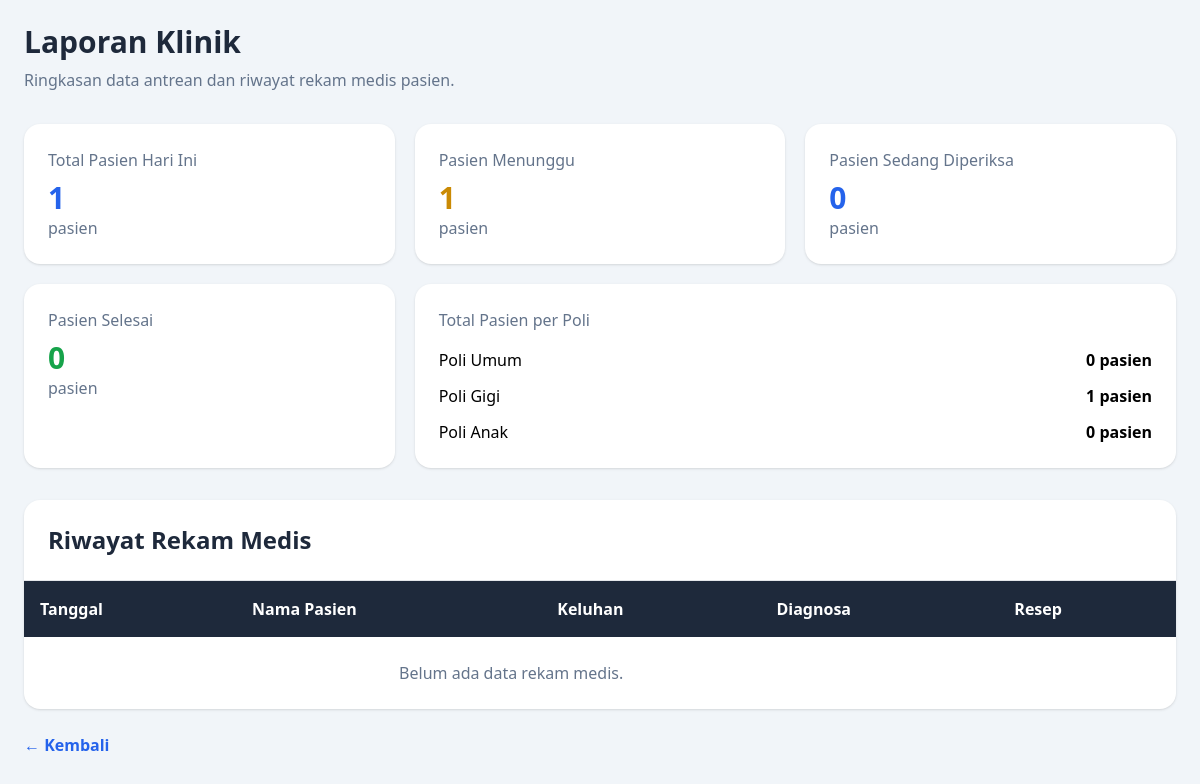
/laporan, run on an earlier commit of the app's database.
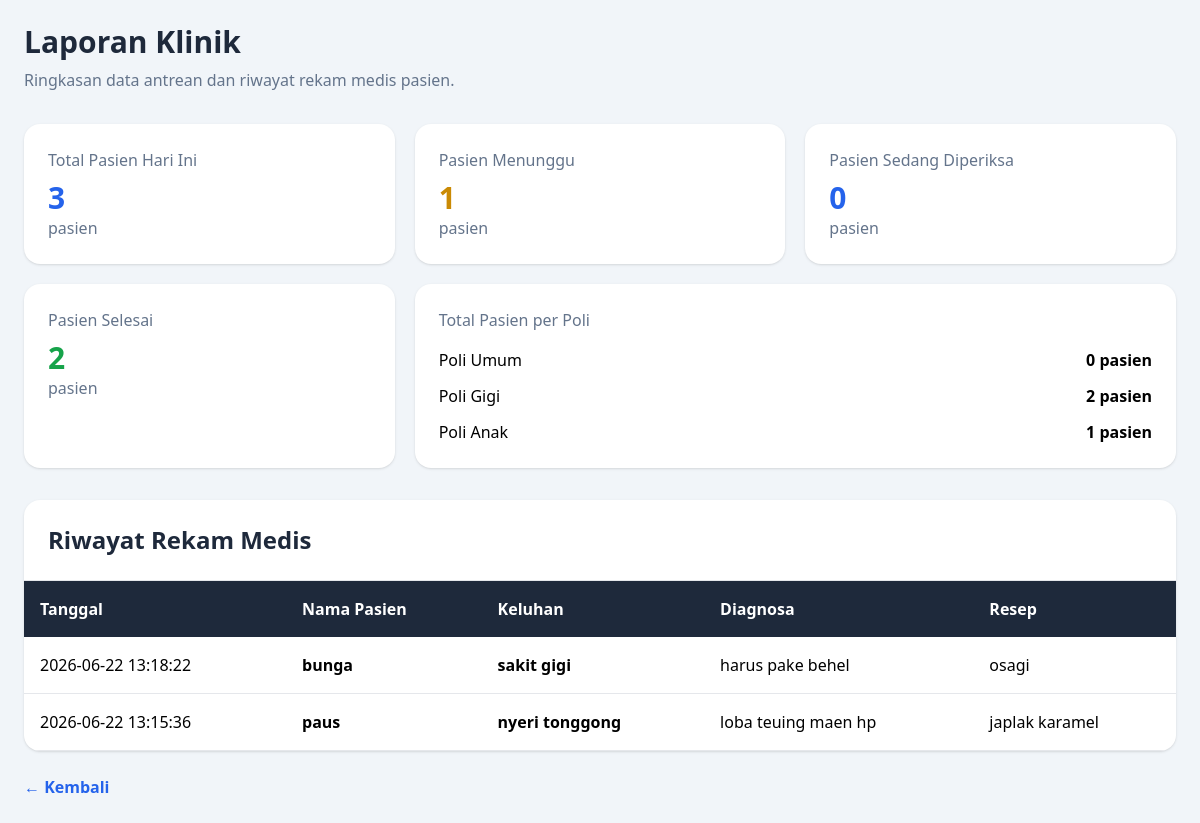
And on a later commit of the database.
### tables this page shows
CREATE TABLE rekam_medis (
            id INTEGER PRIMARY KEY AUTOINCREMENT,
            id_pasien INTEGER NOT NULL,
            keluhan TEXT NOT NULL,
            diagnosa TEXT NOT NULL,
            resep TEXT NOT NULL,
            tanggal_periksa TEXT NOT NULL,
            FOREIGN KEY (id_pasien) REFERENCES pasien(id)
        );

CREATE TABLE pasien (
            id INTEGER PRIMARY KEY AUTOINCREMENT,
            nik TEXT NOT NULL,
            nama TEXT NOT NULL,
            umur INTEGER NOT NULL,
            jenis_kelamin TEXT NOT NULL,
            no_hp TEXT NOT NULL
        );

### main.py (the view)
@app.route("/laporan")
def laporan_klinik():
    conn = get_db()
    total_pasien = conn.execute("""
        SELECT COUNT(*) FROM antrean
        WHERE date(waktu_daftar) = date('now')
    """).fetchone()[0]
    poli_umum = conn.execute("""
        SELECT COUNT(*) FROM antrean
        WHERE poli = 'Poli Umum'
    """).fetchone()[0]
    poli_gigi = conn.execute("""
        SELECT COUNT(*) FROM antrean
        WHERE poli = 'Poli Gigi'
    """).fetchone()[0]
    poli_anak = conn.execute("""
        SELECT COUNT(*) FROM antrean
        WHERE poli = 'Poli Anak'
    """).fetchone()[0]
    menunggu = conn.execute("""
        SELECT COUNT(*) FROM antrean
        WHERE status = 'MENUNGGU'
    """).fetchone()[0]
    diperiksa = conn.execute("""
        SELECT COUNT(*) FROM antrean
        WHERE status = 'DIPERIKSA'
    """).fetchone()[0]
    selesai = conn.execute("""
        SELECT COUNT(*) FROM antrean
        WHERE status = 'SELESAI'
    """).fetchone()[0]
    riwayat = conn.execute("""
        SELECT rekam_medis.*, pasien.nama
        FROM rekam_medis
        JOIN pasien ON rekam_medis.id_pasien = pasien.id
        ORDER BY rekam_medis.id DESC
    """).fetchall()
    conn.close()
    return render_template(
        "admin/laporan.html",
        total_pasien=total_pasien,
        poli_umum=poli_umum,
        poli_gigi=poli_gigi,
        poli_anak=poli_anak,
        menunggu=menunggu,
        diperiksa=diperiksa,
        selesai=selesai,
        riwayat=riwayat
    )

### main.py (called while the page is built)
def get_db():
    conn = sqlite3.connect("klinik_antri.db")
    conn.row_factory = sqlite3.Row
    return conn

### templates/admin/laporan.html (shortened to what this page needs)
<!DOCTYPE html>
<html lang="id">
<head>
    <script src="https://cdn.tailwindcss.com"></script>
</head>
<body class="bg-slate-100 min-h-screen p-6">
    <div class="max-w-6xl mx-auto">
        <h1 class="text-3xl font-bold text-slate-800 mb-2">
            Laporan Klinik
        </h1>
        <p class="text-slate-500 mb-8">
            Ringkasan data antrean dan riwayat rekam medis pasien.
        </p>
        <div class="grid md:grid-cols-3 gap-5 mb-8">
            <div class="bg-white p-6 rounded-2xl shadow">
                <p class="text-slate-500">Total Pasien Hari Ini</p>
                <h2 class="text-3xl font-bold text-blue-600 mt-2">
                    {{ total_pasien }}
                </h2>
                <p class="text-slate-500">pasien</p>
            </div>
            <div class="bg-white p-6 rounded-2xl shadow">
                <p class="text-slate-500">Pasien Menunggu</p>
                <h2 class="text-3xl font-bold text-yellow-600 mt-2">
                    {{ menunggu }}
                </h2>
                <p class="text-slate-500">pasien</p>
            </div>
            <div class="bg-white p-6 rounded-2xl shadow">
                <p class="text-slate-500">Pasien Sedang Diperiksa</p>
                <h2 class="text-3xl font-bold text-blue-600 mt-2">
                    {{ diperiksa }}
                </h2>
                <p class="text-slate-500">pasien</p>
            </div>
            <div class="bg-white p-6 rounded-2xl shadow">
                <p class="text-slate-500">Pasien Selesai</p>
                <h2 class="text-3xl font-bold text-green-600 mt-2">
                    {{ selesai }}
                </h2>
                <p class="text-slate-500">pasien</p>
            </div>
            <div class="bg-white p-6 rounded-2xl shadow md:col-span-2">
                <p class="text-slate-500 mb-4">Total Pasien per Poli</p>
                <div class="space-y-3">
                    <div class="flex justify-between">
                        <span>Poli Umum</span>
                        <b>{{ poli_umum }} pasien</b>
                    </div>
                    <div class="flex justify-between">
                        <span>Poli Gigi</span>
                        <b>{{ poli_gigi }} pasien</b>
                    </div>
                    <div class="flex justify-between">
                        <span>Poli Anak</span>
                        <b>{{ poli_anak }} pasien</b>
                    </div>
                </div>
            </div>
        </div>
        <div class="bg-white rounded-2xl shadow overflow-hidden">
            <div class="p-6 border-b">
                <h2 class="text-2xl font-bold text-slate-800">
                    Riwayat Rekam Medis
                </h2>
            </div>
            <table class="w-full text-left">
                <thead class="bg-slate-800 text-white">
                    <tr>
                        <th class="p-4">Tanggal</th>
                        <th class="p-4">Nama Pasien</th>
                        <th class="p-4">Keluhan</th>
                        <th class="p-4">Diagnosa</th>
                        <th class="p-4">Resep</th>
                    </tr>
                </thead>
                <tbody>
                    {% for r in riwayat %}
                    <tr class="border-b hover:bg-slate-50">
                        <td class="p-4">{{ r.tanggal_periksa }}</td>
                        <td class="p-4 font-semibold">{{ r.nama }}</td>
                        <td class="p-4 font-semibold">{{ r.keluhan }}</td>
                        <td class="p-4">{{ r.diagnosa }}</td>
                        <td class="p-4">{{ r.resep }}</td>
                    </tr>
                    {% else %}
                    <tr>
                        <td colspan="4" class="p-6 text-center text-slate-500">
                            Belum ada data rekam medis.
                        </td>
                    </tr>
                    {% endfor %}
                </tbody>
            </table>
        </div>
        <a href="/" class="inline-block mt-6 text-blue-600 font-semibold">
            ← Kembali
        </a>
    </div>
</body>
</html>

What changed in the data, as far as the page shows it:
added rekam_medis: tanggal_periksa "2026-06-22 13:18:22", nama "bunga", keluhan "sakit gigi", diagnosa "harus pake behel", resep "osagi"
added rekam_medis: tanggal_periksa "2026-06-22 13:15:36", nama "paus", keluhan "nyeri tonggong", diagnosa "loba teuing maen hp", resep "japlak karamel"
Also different on the page:
{{ total_pasien }}: "1" → "3"
{{ selesai }}: "0" → "2"
{{ poli_gigi }}: "1" → "2"
{{ poli_anak }}: "0" → "1"
text no longer shown: "Belum ada data rekam medis."
